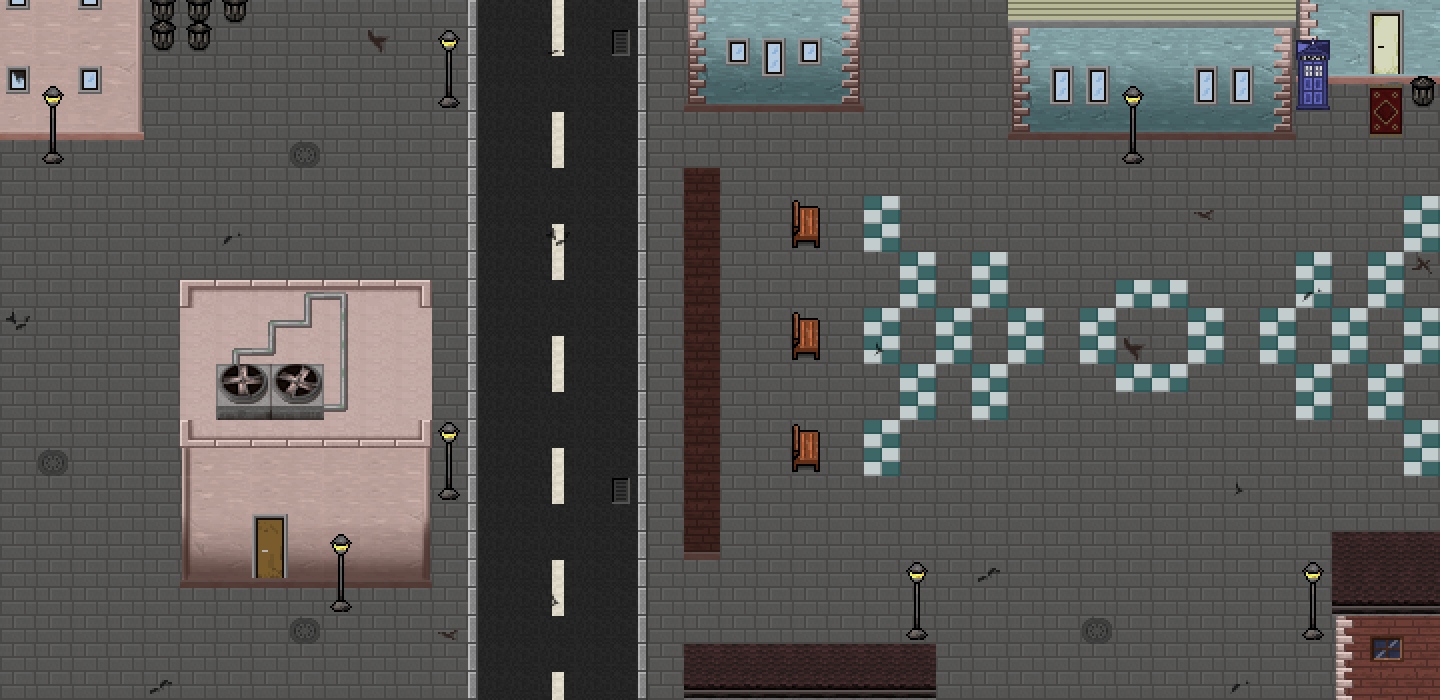

This is a level from a 2D game, rendered from its Tiled map with the project's own tilesets. A one-line summary and the map file follow, with tile-layer data summarised:
An orthogonal 40x25 tile map with 36x28 px tiles, 3 tile layers (map, ebene1, ebene2), 1 hidden layer not drawn.

<map version="1.0" orientation="orthogonal" renderorder="right-down" width="40" height="25" tilewidth="36" tileheight="28" nextobjectid="1">
 <tileset firstgid="1" name="sprite_sheet_props_main" tilewidth="36" tileheight="28">
  <image source="../img/sprite_sheet_props_main.png" width="1800" height="1400" />
 </tileset>
 <layer name="map" width="40" height="25">
  <data>[1000 cells, 1000 non-empty, 6 distinct tile ids]</data>
 </layer>
 <layer name="ebene1" width="40" height="25">
  <data>[1000 cells, 259 non-empty, 92 distinct tile ids]</data>
 </layer>
 <layer name="walkable" width="40" height="25" visible="0">
  <data>[1000 cells, 233 non-empty, 1 distinct tile ids]</data>
 </layer>
 <layer name="ebene2" width="40" height="25">
  <data>[1000 cells, 63 non-empty, 31 distinct tile ids]</data>
 </layer>
</map>
